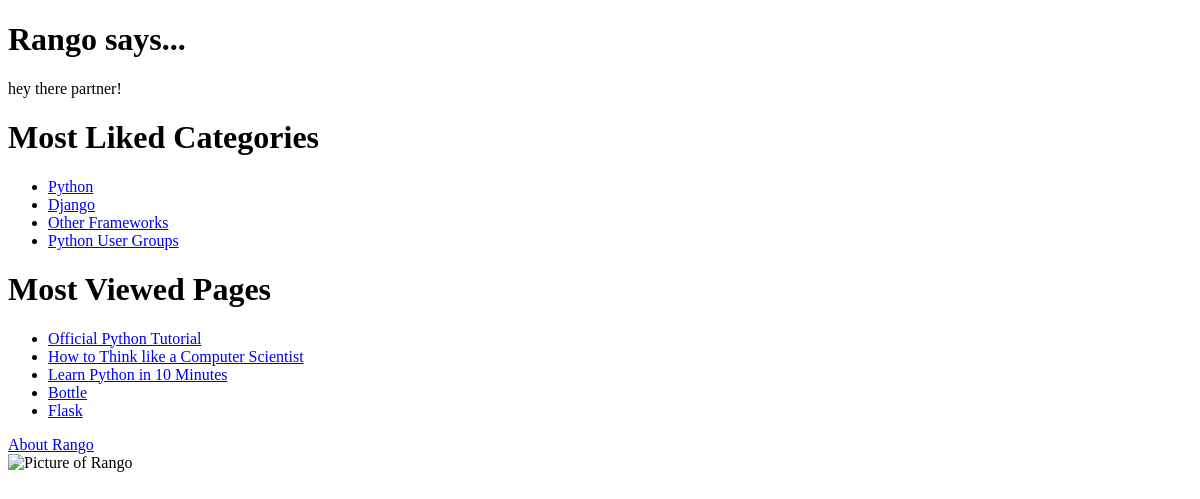
Before: / with the older database file.
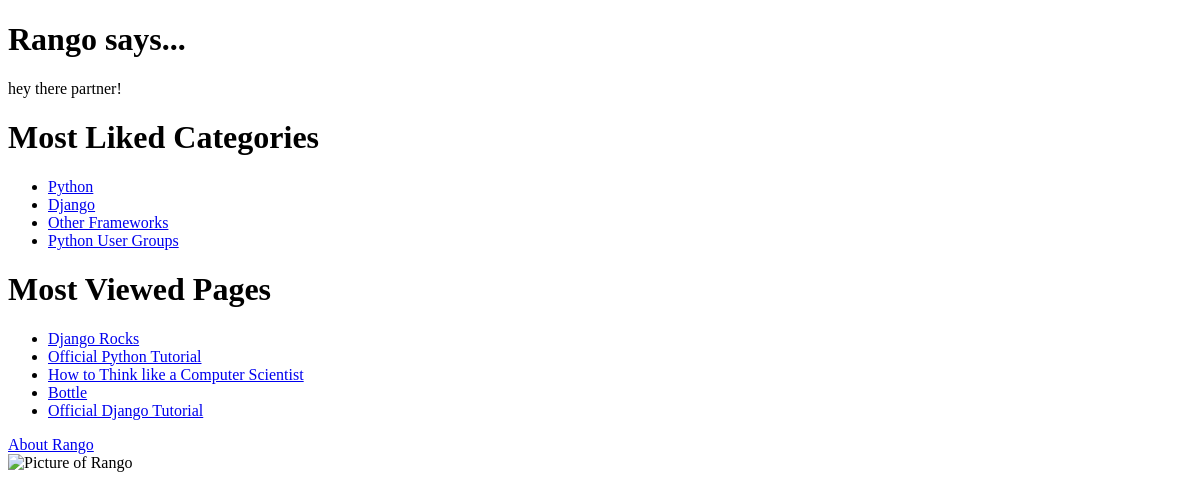
After: the same page with the newer database file.
### rango/models.py (models this page shows, shortened)
class Category(models.Model):
    name = models.CharField(max_length=128, unique=True)
    views = models.IntegerField(default=0)
    likes = models.IntegerField(default=0)
    slug = models.SlugField(unique=True)
    class Meta:
        verbose_name_plural = 'Categories'

class Page(models.Model):
    category = models.ForeignKey(Category)
    title = models.CharField(max_length=128)
    url = models.URLField()
    views = models.IntegerField(default=0)

### rango/views.py (the view)
# urls.py: url(r'^$', views.index, name="index"),
def index(request):
    category_list = Category.objects.order_by('-likes')[:5]
    pages_list = Page.objects.order_by('-views')[:5]
    context_dict = {'categories': category_list, 'pages': pages_list}
    return render(request, 'rango/index.html', context=context_dict)

### templates/rango/index.html
<!DOCTYPE html>
{% load staticfiles %}
<html>
<head>
    <title>Rango</title></head>
<body>
<h1>Rango says...</h1>
<div>hey there partner!</div>
<div>
    <h1>Most Liked Categories</h1>
    {% if categories %}
    <ul>
        {% for category in categories %}
        <li>
            <a href="/rango/category/{{ category.slug }}">{{ category.name }}</a>
        </li>
        {% endfor %}
    </ul>
    {% else %}
    <strong>There are no categories present.</strong>
    {% endif %}
</div>
<div>
    <h1>Most Viewed Pages</h1>
    {% if pages %}
    <ul>
        {% for page in pages %}
        <li>
            <a href="{{ page.url }}">{{ page.title }}</a>
        </li>
        {% endfor %}
    </ul>
    {% endif %}
</div>
<div>
    <a href="/rango/about/">About Rango</a><br/>
    <img src="{% static "images/rango.jpg" %}" alt="Picture of Rango" />
</div>
</body>
</html>

Changed rows visible on the page:
no longer on this page (row edited): Page: title "Learn Python in 10 Minutes"
no longer on this page (row edited): Page: title "Flask"
now on this page (row edited): Page: title "Django Rocks"
now on this page (row edited): Page: title "Official Django Tutorial"
